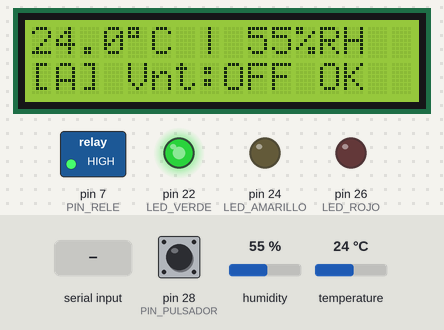
Bench run of a sketch on a simulated Arduino Mega 2560, built with avr-gcc and run on an emulated ATmega2560. Parts: 16×2 character LCD, switched loads named in the sketch (green lamp = pin HIGH), output pins drawn as LEDs (lit = HIGH). Inputs (shaded band) come from the test bench; at power-on: pin 28 (PIN_PULSADOR) HIGH, humidity 55 %, temperature 24 °C. What the sketch prints to the serial monitor is not drawn.

Above: at 3.4 s.
3.5 s: "ON\n" received over Serial
At 4.5 s:
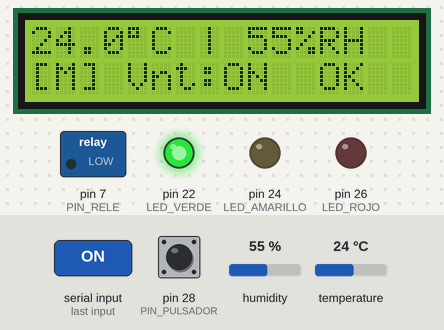
5.2 s: pin 28 (PIN_PULSADOR) pulled LOW for 0.15 s
At 6.2 s:
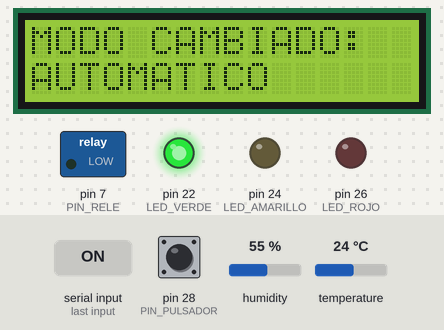
8.2 s: humidity set to 78 %
At 11.49 s:
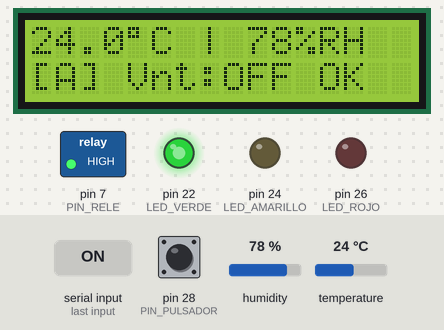
12.2 s: humidity set to 80 %
At 15.41 s:
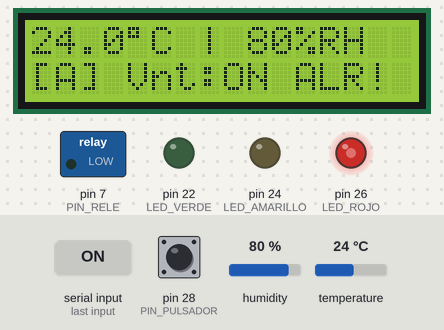
16.7 s: "OFF\n" received over Serial
At 17.0 s:
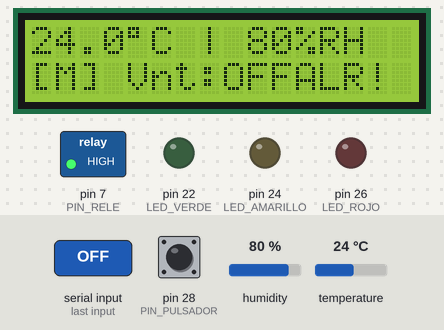
18.2 s: "ON\n" received over Serial
At 18.7 s:
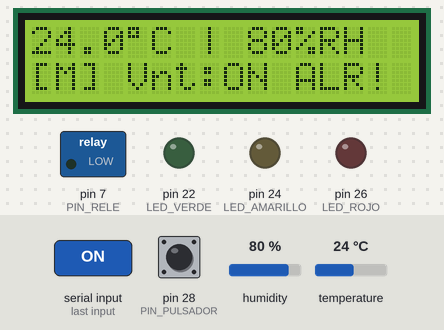
Timing chart, 0 to 20.7 s (numbered marks = the images above; inputs shaded):
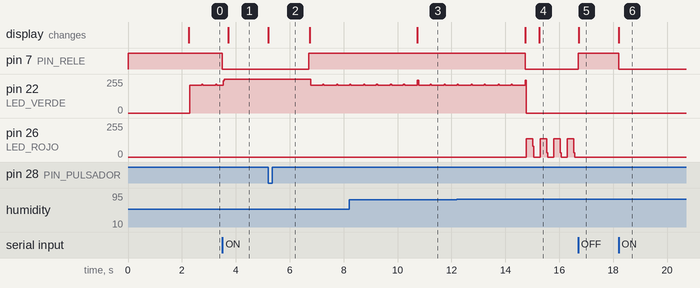

The sketch:

solucion.ino
```cpp
/*
 * ============================================================
 *  LABORATORIO IoT - SISTEMA INTEGRADO FINAL
 *  Sensores y Actuadores con ATmega2560
 *  Version: 1.0
 * ============================================================
 */

#include "DHT.h"
#include <LiquidCrystal.h>

// ============================================================
// CONFIGURACION DE HARDWARE
// ============================================================

// Sensor DHT-11 (usar pin 8 para evitar conflicto con LCD)
#define DHT_PIN         8
#define DHT_TYPE        DHT11

// Rele (activo LOW - verificar modulo)
#define PIN_RELE        7

// LED indicadores de estado (opcional, con resistencias 220ohm)
#define LED_VERDE       22   // Estado normal
#define LED_AMARILLO    24   // Estado atencion
#define LED_ROJO        26   // Estado alarma

// Pulsador para cambio de modo
#define PIN_PULSADOR    28

// LCD 16x2 (RS, E, D4, D5, D6, D7)
// Nota: DHT en pin 8, LCD usa pines 2,3,4,5,11,12
LiquidCrystal lcd(12, 11, 5, 4, 3, 2);

// ============================================================
// CONSTANTES DE CONTROL
// ============================================================

const float TEMP_ALTA     = 28.0;   // Umbral activar ventilacion
const float TEMP_BAJA     = 24.0;   // Umbral desactivar ventilacion
const float HUM_MAXIMA    = 80.0;   // Umbral humedad critica

const unsigned long INTERVALO_LECTURA = 2000;   // ms entre lecturas
const unsigned long INTERVALO_PANTALLA = 500;     // ms actualizacion LCD

// ============================================================
// VARIABLES GLOBALES
// ============================================================

DHT sensorDHT(DHT_PIN, DHT_TYPE);

float temperatura = 0.0;
float humedad = 0.0;
float indiceCalor = 0.0;

bool modoAutomatico = true;
bool estadoVentilador = false;
bool estadoAlarma = false;

unsigned long ultimaLectura = 0;
unsigned long ultimaPantalla = 0;
unsigned long tiempoPulsador = 0;

// Estados del sistema
enum EstadoSistema {
  ESTADO_NORMAL,
  ESTADO_ATENCION,
  ESTADO_ALARMA
};
EstadoSistema estadoActual = ESTADO_NORMAL;

// ============================================================
// SETUP
// ============================================================

void setup() {
  Serial.begin(9600);
  while (!Serial && millis() < 3000);  // Esperar serial con timeout

  // Inicializar pines
  pinMode(PIN_RELE, OUTPUT);
  pinMode(LED_VERDE, OUTPUT);
  pinMode(LED_AMARILLO, OUTPUT);
  pinMode(LED_ROJO, OUTPUT);
  pinMode(PIN_PULSADOR, INPUT_PULLUP);  // Resistencia pull-up interna

  // Estado inicial seguro
  digitalWrite(PIN_RELE, HIGH);  // Rele apagado (activo LOW)
  apagarLEDs();

  // Inicializar LCD y sensor
  lcd.begin(16, 2);
  sensorDHT.begin();

  // Pantalla de bienvenida
  mostrarBienvenida();

  // Mensaje de inicio serial
  Serial.println(F("========================================"));
  Serial.println(F("   SISTEMA DE CONTROL AMBIENTAL IoT   "));
  Serial.println(F("========================================"));
  mostrarConfiguracion();

  delay(1000);
}

// ============================================================
// LOOP PRINCIPAL
// ============================================================

void loop() {
  unsigned long ahora = millis();

  // -- Lectura periodica del sensor --
  if (ahora - ultimaLectura >= INTERVALO_LECTURA) {
    ultimaLectura = ahora;
    procesarLecturaSensor();
  }

  // -- Actualizacion de pantalla --
  if (ahora - ultimaPantalla >= INTERVALO_PANTALLA) {
    ultimaPantalla = ahora;
    actualizarInterfaz();
  }

  // -- Verificar pulsador (con anti-rebote) --
  verificarPulsador();

  // -- Procesar comandos seriales --
  procesarComandosSeriales();

  // -- Control automatico si esta activo --
  if (modoAutomatico) {
    ejecutarControlAutomatico();
  }
}

// ============================================================
// FUNCIONES DEL SENSOR
// ============================================================

void procesarLecturaSensor() {
  float nuevaTemp = sensorDHT.readTemperature();
  float nuevaHum = sensorDHT.readHumidity();

  // Validar lectura
  if (isnan(nuevaTemp) || isnan(nuevaHum)) {
    Serial.println(F("[ERROR] Fallo en lectura del DHT-11"));
    estadoAlarma = true;
    return;
  }

  temperatura = nuevaTemp;
  humedad = nuevaHum;
  indiceCalor = sensorDHT.computeHeatIndex(temperatura, humedad, false);
  estadoAlarma = false;

  // Formato CSV para monitoreo y graficacion
  Serial.print(F("DATA,"));
  Serial.print(temperatura, 2);
  Serial.print(F(","));
  Serial.print(humedad, 2);
  Serial.print(F(","));
  Serial.print(estadoVentilador ? 1 : 0);
  Serial.print(F(","));
  Serial.println(modoAutomatico ? 1 : 0);
}

// ============================================================
// FUNCIONES DE CONTROL
// ============================================================

void ejecutarControlAutomatico() {
  EstadoSistema nuevoEstado;

  // Determinar estado del sistema con histeresis
  if (temperatura >= TEMP_ALTA || humedad >= HUM_MAXIMA) {
    nuevoEstado = ESTADO_ALARMA;
  }
  else if (temperatura >= TEMP_BAJA + 1.0) {  // Histeresis de 1 grado
    nuevoEstado = ESTADO_ATENCION;
  }
  else {
    nuevoEstado = ESTADO_NORMAL;
  }

  // Aplicar control segun estado
  switch (nuevoEstado) {
    case ESTADO_ALARMA:
      activarVentilador(true);
      break;
    case ESTADO_ATENCION:
      // Mantener estado anterior o activar segun tendencia
      break;
    case ESTADO_NORMAL:
      activarVentilador(false);
      break;
  }

  estadoActual = nuevoEstado;
  actualizarLEDs();
}

void activarVentilador(bool activar) {
  if (estadoVentilador == activar) return;  // Sin cambio

  estadoVentilador = activar;
  digitalWrite(PIN_RELE, activar ? LOW : HIGH);  // Activo LOW

  Serial.print(F("[CONTROL] Ventilador "));
  Serial.println(activar ? F("ACTIVADO") : F("DESACTIVADO"));
}

void cambiarModo() {
  modoAutomatico = !modoAutomatico;
  Serial.print(F("[MODO] Cambiado a: "));
  Serial.println(modoAutomatico ? F("AUTOMATICO") : F("MANUAL"));

  // Mostrar en LCD temporalmente
  lcd.clear();
  lcd.setCursor(0, 0);
  lcd.print("MODO CAMBIADO:");
  lcd.setCursor(0, 1);
  lcd.print(modoAutomatico ? "AUTOMATICO" : "MANUAL    ");
  delay(1500);
}

// ============================================================
// FUNCIONES DE INTERFAZ (LCD)
// ============================================================

void actualizarInterfaz() {
  lcd.clear();

  // Linea 0: Datos del sensor
  lcd.setCursor(0, 0);

  // Temperatura
  if (temperatura < 10) lcd.print(" ");
  lcd.print(temperatura, 1);
  lcd.print((char)223);  // Simbolo de grado
  lcd.print("C ");

  // Humedad
  lcd.print("| ");
  if (humedad < 10) lcd.print(" ");
  lcd.print(humedad, 0);
  lcd.print("%RH");

  // Linea 1: Estado del sistema
  lcd.setCursor(0, 1);

  // Indicador de modo
  lcd.print(modoAutomatico ? "[A]" : "[M]");

  // Estado del ventilador
  lcd.print(" Vnt:");
  lcd.print(estadoVentilador ? "ON " : "OFF");

  // Indicador visual de estado
  switch (estadoActual) {
    case ESTADO_NORMAL:   lcd.print(" OK ");  break;
    case ESTADO_ATENCION: lcd.print(" !  ");  break;
    case ESTADO_ALARMA:   lcd.print("ALR!");  break;
  }
}

void mostrarBienvenida() {
  lcd.setCursor(0, 0);
  lcd.print("  Control IoT   ");
  lcd.setCursor(0, 1);
  lcd.print("  Iniciando...  ");
  delay(1000);
}

// ============================================================
// FUNCIONES DE LED INDICADORES
// ============================================================

void apagarLEDs() {
  digitalWrite(LED_VERDE, LOW);
  digitalWrite(LED_AMARILLO, LOW);
  digitalWrite(LED_ROJO, LOW);
}

void actualizarLEDs() {
  apagarLEDs();

  switch (estadoActual) {
    case ESTADO_NORMAL:
      digitalWrite(LED_VERDE, HIGH);
      break;
    case ESTADO_ATENCION:
      digitalWrite(LED_AMARILLO, HIGH);
      break;
    case ESTADO_ALARMA:
      // Parpadeo del LED rojo (250ms periodo)
      digitalWrite(LED_ROJO, (millis() / 250) % 2);
      break;
  }
}

// ============================================================
// FUNCIONES DE ENTRADA
// ============================================================

void verificarPulsador() {
  static bool estadoAnterior = HIGH;
  bool estadoActualPin = digitalRead(PIN_PULSADOR);

  // Deteccion de flanco descendente (pulsador presionado)
  if (estadoAnterior == HIGH && estadoActualPin == LOW) {
    if (millis() - tiempoPulsador > 200) {  // Anti-rebote 200ms
      tiempoPulsador = millis();
      cambiarModo();
    }
  }
  estadoAnterior = estadoActualPin;
}

// ============================================================
// COMUNICACION SERIAL
// ============================================================

void procesarComandosSeriales() {
  if (!Serial.available()) return;

  String comando = Serial.readStringUntil('\n');
  comando.trim();
  comando.toUpperCase();

  Serial.print(F("[RX] Comando recibido: "));
  Serial.println(comando);

  if (comando == "ON" || comando == "1") {
    modoAutomatico = false;
    activarVentilador(true);
  }
  else if (comando == "OFF" || comando == "0") {
    modoAutomatico = false;
    activarVentilador(false);
  }
  else if (comando == "AUTO" || comando == "A") {
    modoAutomatico = true;
  }
  else if (comando == "STATUS" || comando == "S") {
    enviarEstadoCompleto();
  }
  else if (comando == "HELP" || comando == "H" || comando == "?") {
    mostrarAyudaSerial();
  }
  else {
    Serial.println(F("Comando no reconocido. Use HELP para ayuda."));
  }
}

void enviarEstadoCompleto() {
  Serial.println(F("========== ESTADO DEL SISTEMA =========="));
  Serial.print(F("Temperatura:  "));
  Serial.print(temperatura, 2); Serial.println(F(" C"));
  Serial.print(F("Humedad:      "));
  Serial.print(humedad, 2); Serial.println(F(" %RH"));
  Serial.print(F("Indice calor: "));
  Serial.print(indiceCalor, 2); Serial.println(F(" C"));
  Serial.print(F("Modo:         "));
  Serial.println(modoAutomatico ? F("AUTOMATICO") : F("MANUAL"));
  Serial.print(F("Ventilador:   "));
  Serial.println(estadoVentilador ? F("ENCENDIDO") : F("APAGADO"));
  Serial.print(F("Estado:       "));
  switch (estadoActual) {
    case ESTADO_NORMAL:   Serial.println(F("NORMAL")); break;
    case ESTADO_ATENCION: Serial.println(F("ATENCION")); break;
    case ESTADO_ALARMA:   Serial.println(F("ALARMA")); break;
  }
  Serial.println(F("======================================="));
}

void mostrarAyudaSerial() {
  Serial.println(F("\n========================================"));
  Serial.println(F("     COMANDOS DISPONIBLES               "));
  Serial.println(F("========================================"));
  Serial.println(F("  ON, 1      -> Encender ventilador     "));
  Serial.println(F("  OFF, 0     -> Apagar ventilador       "));
  Serial.println(F("  AUTO, A    -> Modo automatico         "));
  Serial.println(F("  STATUS, S  -> Estado completo         "));
  Serial.println(F("  HELP, H, ? -> Esta ayuda              "));
  Serial.println(F("========================================"));
  Serial.println(F("Formato de datos continuos: DATA,temp,hum,vent,modo\n"));
}

void mostrarConfiguracion() {
  Serial.print(F("Umbrales configurados:"));
  Serial.print(F("  Alta temp: "));
  Serial.print(TEMP_ALTA); Serial.println(F("C"));
  Serial.print(F("  Baja temp: "));
  Serial.print(TEMP_BAJA); Serial.println(F("C"));
  Serial.print(F("  Alta hum:  "));
  Serial.print(HUM_MAXIMA); Serial.println(F("%"));
  Serial.println();
}

// ============================================================
// FIN DEL PROGRAMA
// ============================================================
```

Measured:
- the behaviour switches between 79 and 80 % on humidity (found by bisection; images 3 and 4)
- after the input at 3.5 s, pin 7 (PIN_RELE): HIGH → LOW at once; the display: changes after 0.22 s (image 1)
- after the input at 5.2 s, pin 7 (PIN_RELE): LOW → HIGH after 1.5 s; pin 22 (LED_VERDE): 255/255 → 207/255 after 1.6 s; the display: changes at once (image 2)
- after the input at 8.2 s, the display: changes after 2.5 s (image 3)
- after the input at 12.2 s, pin 7 (PIN_RELE): HIGH → LOW after 2.5 s; the display: first changes after 2.5 s (image 4 shows a later state)
- after the input at 16.7 s, pin 7 (PIN_RELE): LOW → HIGH at once; pin 26 (LED_ROJO): stops changing and stays 0/255; the display: changes at once (image 5)
- after the input at 18.2 s, pin 7 (PIN_RELE): HIGH → LOW at once; the display: changes at once (image 6)
